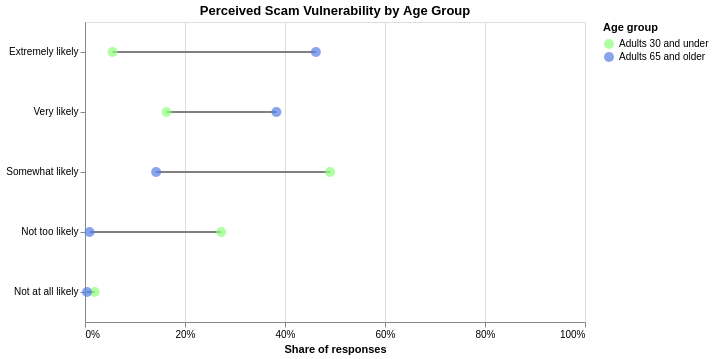

The code cell stored with this chart in its notebook:
### Code cell
young_col = (
    "OSCAM_VULN_a_W168. Adults ages 30 and under // "
    "How likely do you think it is that each of the following "
    "would fall victim to an online scam or attack?"
)

older_col = (
    "OSCAM_VULN_b_W168. Adults ages 65 and older // "
    "How likely do you think it is that each of the following "
    "would fall victim to an online scam or attack?"
)

age_cols = {
    "Adults 30 and under": young_col,
    "Adults 65 and older": older_col
}

# Reshape into long format
vuln_long = (
    df[list(age_cols.values())]
    .rename(columns={v: k for k, v in age_cols.items()})
    .melt(var_name="Age group", value_name="Response")
    .dropna(subset=["Response"])
)

# Convert numeric response codes to labels if necessary
response_map = {
    "1": "Extremely likely",
    "1.0": "Extremely likely",
    "2": "Very likely",
    "2.0": "Very likely",
    "3": "Somewhat likely",
    "3.0": "Somewhat likely",
    "4": "Not too likely",
    "4.0": "Not too likely",
    "5": "Not at all likely",
    "5.0": "Not at all likely",
    "99": "Don't know/Refused/Web blank",
    "99.0": "Don't know/Refused/Web blank"
}

vuln_long["Response"] = (
    vuln_long["Response"]
    .astype(str)
    .str.strip()
    .replace(response_map)
)

# Exclude don't know, refused, and blanks
response_order = [
    "Extremely likely",
    "Very likely",
    "Somewhat likely",
    "Not too likely",
    "Not at all likely"
]

vuln_long = vuln_long[
    vuln_long["Response"].isin(response_order)
]

# Count responses by age group
vuln_summary = (
    vuln_long
    .groupby(["Response", "Age group"])
    .size()
    .reset_index(name="Respondents")
)

# Calculate percentage within each age group
vuln_summary["Percentage"] = (
    vuln_summary["Respondents"]
    / vuln_summary.groupby("Age group")["Respondents"].transform("sum")
)

# Pivot for connecting the two age-group dots
wide = (
    vuln_summary
    .pivot(index="Response", columns="Age group", values="Percentage")
    .reset_index()
    .dropna(subset=list(age_cols.keys()))
)

# Chart order and colors
age_order = ["Adults 30 and under", "Adults 65 and older"]

y = alt.Y(
    "Response:N",
    title=None,
    sort=response_order,
    axis=alt.Axis(labelLimit=220)
)

# Connecting lines
rules = (
    alt.Chart(wide)
    .mark_rule(color="gray", strokeWidth=2)
    .encode(
        y=y,
        x=alt.X(
            "Adults 30 and under:Q",
            title="Share of responses",
            scale=alt.Scale(domain=[0, 1]),
            axis=alt.Axis(format="%", tickCount=5)
        ),
        x2="Adults 65 and older:Q"
    )
)

# Dots
dots = (
    alt.Chart(vuln_summary)
    .mark_circle(size=100)
    .encode(
        y=y,
        x=alt.X(
            "Percentage:Q",
            title="Share of responses",
            scale=alt.Scale(domain=[0, 1]),
            axis=alt.Axis(format="%", tickCount=5)
        ),
        color=alt.Color(
            "Age group:N",
            title="Age group",
            scale=alt.Scale(
                domain=age_order,
                range=["#8FFF7B", "#567EE4"]
            )
        ),
        tooltip=[
            alt.Tooltip("Response:N", title="Likelihood"),
            alt.Tooltip("Age group:N"),
            alt.Tooltip("Respondents:Q"),
            alt.Tooltip("Percentage:Q", format=".1%", title="Share")
        ]
    )
)

vuln_dumbbell = (
    (rules + dots)
    .properties(
        title="Perceived Scam Vulnerability by Age Group",
        width=500,
        height=300
    )
)

vuln_dumbbell

### Figure 1 — Vega-Lite specification as saved in the notebook (floating-point values rounded to 4 significant figures)
{"config": {"view": {"continuousWidth": 300, "continuousHeight": 300}}, "layer": [{"data": {"name": "data-621b3c828a9a5207628c920873a1a724"}, "mark": {"type": "rule", "color": "gray", "strokeWidth": 2}, "encoding": {"x": {"axis": {"format": "%", "tickCount": 5}, "field": "Adults 30 and under", "scale": {"domain": [0, 1]}, "title": "Share of responses", "type": "quantitative"}, "x2": {"field": "Adults 65 and older"}, "y": {"axis": {"labelLimit": 220}, "field": "Response", "sort": ["Extremely likely", "Very likely", "Somewhat likely", "Not too likely", "Not at all likely"], "title": null, "type": "nominal"}}}, {"data": {"name": "data-65b26553c1e59507e1ad16211c698896"}, "mark": {"type": "circle", "size": 100}, "encoding": {"color": {"field": "Age group", "scale": {"domain": ["Adults 30 and under", "Adults 65 and older"], "range": ["#8FFF7B", "#567EE4"]}, "title": "Age group", "type": "nominal"}, "tooltip": [{"field": "Response", "title": "Likelihood", "type": "nominal"}, {"field": "Age group", "type": "nominal"}, {"field": "Respondents", "type": "quantitative"}, {"field": "Percentage", "format": ".1%", "title": "Share", "type": "quantitative"}], "x": {"axis": {"format": "%", "tickCount": 5}, "field": "Percentage", "scale": {"domain": [0, 1]}, "title": "Share of responses", "type": "quantitative"}, "y": {"axis": {"labelLimit": 220}, "field": "Response", "sort": ["Extremely likely", "Very likely", "Somewhat likely", "Not too likely", "Not at all likely"], "title": null, "type": "nominal"}}}], "height": 300, "title": "Perceived Scam Vulnerability by Age Group", "width": 500, "$schema": "https://vega.github.io/schema/vega-lite/v6.4.1.json", "datasets": {"data-621b3c828a9a5207628c920873a1a724": [{"Response": "Extremely likely", "Adults 30 and under": 0.05522, "Adults 65 and older": 0.4618}, {"Response": "Not at all likely", "Adults 30 and under": 0.01919, "Adults 65 and older": 0.004047}, {"Response": "Not too likely", "Adults 30 and under": 0.2723, "Adults 65 and older": 0.009159}, {"Response": "Somewhat likely", "Adults 30 and under": 0.4902, "Adults 65 and older": 0.1423}, {"Response": "Very likely", "Adults 30 and under": 0.1631, "Adults 65 and older": 0.3827}], "data-65b26553c1e59507e1ad16211c698896": [{"Response": "Extremely likely", "Age group": "Adults 30 and under", "Respondents": 259, "Percentage": 0.05522}, {"Response": "Extremely likely", "Age group": "Adults 65 and older", "Respondents": 2168, "Percentage": 0.4618}, {"Response": "Not at all likely", "Age group": "Adults 30 and under", "Respondents": 90, "Percentage": 0.01919}, {"Response": "Not at all likely", "Age group": "Adults 65 and older", "Respondents": 19, "Percentage": 0.004047}, {"Response": "Not too likely", "Age group": "Adults 30 and under", "Respondents": 1277, "Percentage": 0.2723}, {"Response": "Not too likely", "Age group": "Adults 65 and older", "Respondents": 43, "Percentage": 0.009159}, {"Response": "Somewhat likely", "Age group": "Adults 30 and under", "Respondents": 2299, "Percentage": 0.4902}, {"Response": "Somewhat likely", "Age group": "Adults 65 and older", "Respondents": 668, "Percentage": 0.1423}, {"Response": "Very likely", "Age group": "Adults 30 and under", "Respondents": 765, "Percentage": 0.1631}, {"Response": "Very likely", "Age group": "Adults 65 and older", "Respondents": 1797, "Percentage": 0.3827}]}}
